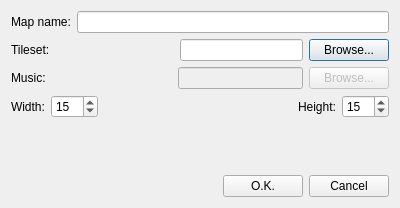
<?xml version="1.0" encoding="UTF-8"?>
<ui version="4.0">
 <class>MapEditDialog</class>
 <widget class="QDialog" name="MapEditDialog">
  <property name="geometry">
   <rect>
    <x>0</x>
    <y>0</y>
    <width>400</width>
    <height>208</height>
   </rect>
  </property>
  <property name="windowTitle">
   <string>New map dialog</string>
  </property>
  <layout class="QHBoxLayout" name="horizontalLayout">
   <item>
    <layout class="QVBoxLayout" name="verticalLayout">
     <item>
      <layout class="QHBoxLayout" name="horizontalLayout_2">
       <item>
        <widget class="QLabel" name="labelMapName">
         <property name="text">
          <string>Map name:</string>
         </property>
        </widget>
       </item>
       <item>
        <widget class="QLineEdit" name="lineEditMapName"/>
       </item>
      </layout>
     </item>
     <item>
      <layout class="QHBoxLayout" name="horizontalLayoutChipset">
       <item>
        <widget class="QLabel" name="labelChipset">
         <property name="text">
          <string>Tileset:</string>
         </property>
        </widget>
       </item>
       <item>
        <spacer name="horizontalSpacer_4">
         <property name="orientation">
          <enum>Qt::Horizontal</enum>
         </property>
         <property name="sizeHint" stdset="0">
          <size>
           <width>40</width>
           <height>20</height>
          </size>
         </property>
        </spacer>
       </item>
       <item>
        <widget class="QLineEdit" name="lineEditChipset">
         <property name="readOnly">
          <bool>true</bool>
         </property>
        </widget>
       </item>
       <item>
        <widget class="QPushButton" name="pushButtonBrowseChipset">
         <property name="text">
          <string>Browse...</string>
         </property>
        </widget>
       </item>
      </layout>
     </item>
     <item>
      <layout class="QHBoxLayout" name="horizontalLayoutMusic">
       <item>
        <widget class="QLabel" name="labelMusic">
         <property name="text">
          <string>Music:</string>
         </property>
        </widget>
       </item>
       <item>
        <spacer name="horizontalSpacer_3">
         <property name="orientation">
          <enum>Qt::Horizontal</enum>
         </property>
         <property name="sizeHint" stdset="0">
          <size>
           <width>40</width>
           <height>20</height>
          </size>
         </property>
        </spacer>
       </item>
       <item>
        <widget class="QLineEdit" name="lineEditMusic">
         <property name="enabled">
          <bool>false</bool>
         </property>
         <property name="readOnly">
          <bool>true</bool>
         </property>
        </widget>
       </item>
       <item>
        <widget class="QPushButton" name="pushButtonBrowseMusic">
         <property name="enabled">
          <bool>false</bool>
         </property>
         <property name="text">
          <string>Browse...</string>
         </property>
        </widget>
       </item>
      </layout>
     </item>
     <item>
      <layout class="QHBoxLayout" name="horizontalLayoutMapDimensions">
       <item>
        <widget class="QLabel" name="labelMapWidth">
         <property name="text">
          <string>Width:</string>
         </property>
        </widget>
       </item>
       <item>
        <widget class="QSpinBox" name="spinBoxMapWidth">
         <property name="minimum">
          <number>1</number>
         </property>
         <property name="maximum">
          <number>999</number>
         </property>
         <property name="value">
          <number>15</number>
         </property>
        </widget>
       </item>
       <item>
        <spacer name="horizontalSpacer_2">
         <property name="orientation">
          <enum>Qt::Horizontal</enum>
         </property>
         <property name="sizeHint" stdset="0">
          <size>
           <width>40</width>
           <height>20</height>
          </size>
         </property>
        </spacer>
       </item>
       <item>
        <widget class="QLabel" name="labelHeight">
         <property name="text">
          <string>Height:</string>
         </property>
        </widget>
       </item>
       <item>
        <widget class="QSpinBox" name="spinBoxMapHeight">
         <property name="minimum">
          <number>1</number>
         </property>
         <property name="maximum">
          <number>999</number>
         </property>
         <property name="value">
          <number>15</number>
         </property>
        </widget>
       </item>
      </layout>
     </item>
     <item>
      <spacer name="verticalSpacer">
       <property name="orientation">
        <enum>Qt::Vertical</enum>
       </property>
       <property name="sizeHint" stdset="0">
        <size>
         <width>20</width>
         <height>40</height>
        </size>
       </property>
      </spacer>
     </item>
     <item>
      <layout class="QHBoxLayout" name="horizontalLayoutDialogButtons">
       <item>
        <spacer name="horizontalSpacer">
         <property name="orientation">
          <enum>Qt::Horizontal</enum>
         </property>
         <property name="sizeHint" stdset="0">
          <size>
           <width>40</width>
           <height>20</height>
          </size>
         </property>
        </spacer>
       </item>
       <item>
        <widget class="QPushButton" name="pushButtonOK">
         <property name="text">
          <string>O.K.</string>
         </property>
        </widget>
       </item>
       <item>
        <widget class="QPushButton" name="pushButtonCancel">
         <property name="text">
          <string>Cancel</string>
         </property>
        </widget>
       </item>
      </layout>
     </item>
    </layout>
   </item>
  </layout>
 </widget>
 <resources/>
 <connections/>
 <slots>
  <slot>onChipsetBrowse()</slot>
  <slot>onOK()</slot>
 </slots>
</ui>
